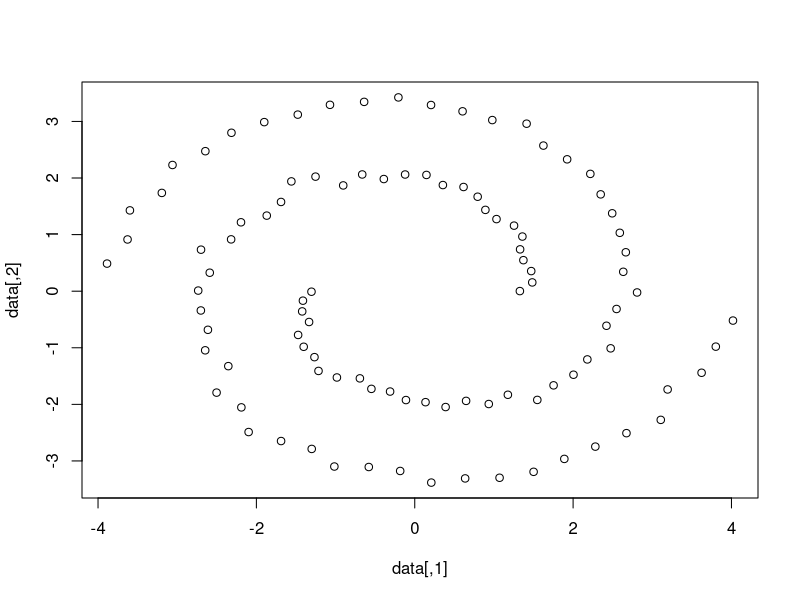

Reproduce this figure in R. (Note: this script raises an error after producing the figure.)
# generating data with mlbench package

library(mlbench)
set.seed(1)
data<-mlbench.spirals(100,1,0.025) #argument is (# of points, # of cycles, std. dev.)
data=(data$x)*4
plot(data)

# ----------------------------------------------------------------------------------------------- #

# creating a function in R

## compute similarity matrix using Gaussian/RBF kernel ##

s <- function(x1, x2, alpha=1) {     # the 's' function will define the Gaussian kernel
  exp(- alpha * norm(as.matrix(x1-x2), type="F")) 
}

similarity <- function(data, similarity) {    # compute weighted similarities
  N <- nrow(data)
  S <- matrix(rep(NA,N^2), ncol=N)
  for(i in 1:N) {
    for(j in 1:N) {
      S[i,j] <- similarity(data[i,], data[j,])
    }
  }
  S
}

S <- similarity(data, s)
S[1:8,1:8]

## adjacency matrix ##

affinity <- function(S, n.neighbors=2) {
  N <- length(S[,1])
  
  if (n.neighbors >= N) {  # fully connected
    A <- S
  } else {
    A <- matrix(rep(0,N^2), ncol=N)
    for(i in 1:N) { # for each line
      # only connect to those points with larger similarity 
      best.similarities <- sort(S[i,], decreasing=TRUE)[1:n.neighbors]
      for (s in best.similarities) {
        j <- which(S[i,] == s)
        A[i,j] <- S[i,j]
        A[j,i] <- S[i,j] # to make an undirected graph, i.e., the matrix becomes symmetric
      }
    }
  }
  A  
}

A <- affinity(S, 3)  # use 3 neighboors (includes self)
A[1:8,1:8]

## degree matrix ##

D <- diag(apply(A, 1, sum)) # sum rows
D[1:8,1:8]

## graph Laplacian ##

L <- D - A
round(L[1:12,1:12],1)

## eigenvalues ##

"%^%" <- function(M, power)
  with(eigen(M), vectors %*% (values^power * solve(vectors)))
L <- diag(nrow(my.data)) - solve(D) %*% A  # simple Laplacian
round(L[1:12,1:12],1)

## clustering ##

k   <- 2
evL <- eigen(L, symmetric=TRUE)
Z   <- evL$vectors[,(ncol(evL$vectors)-k+1):ncol(evL$vectors)]
plot(Z, pch=20) # all 50 points of each cluster are on top of each other

# ----------------------------------------------------------------------------------------------- #
